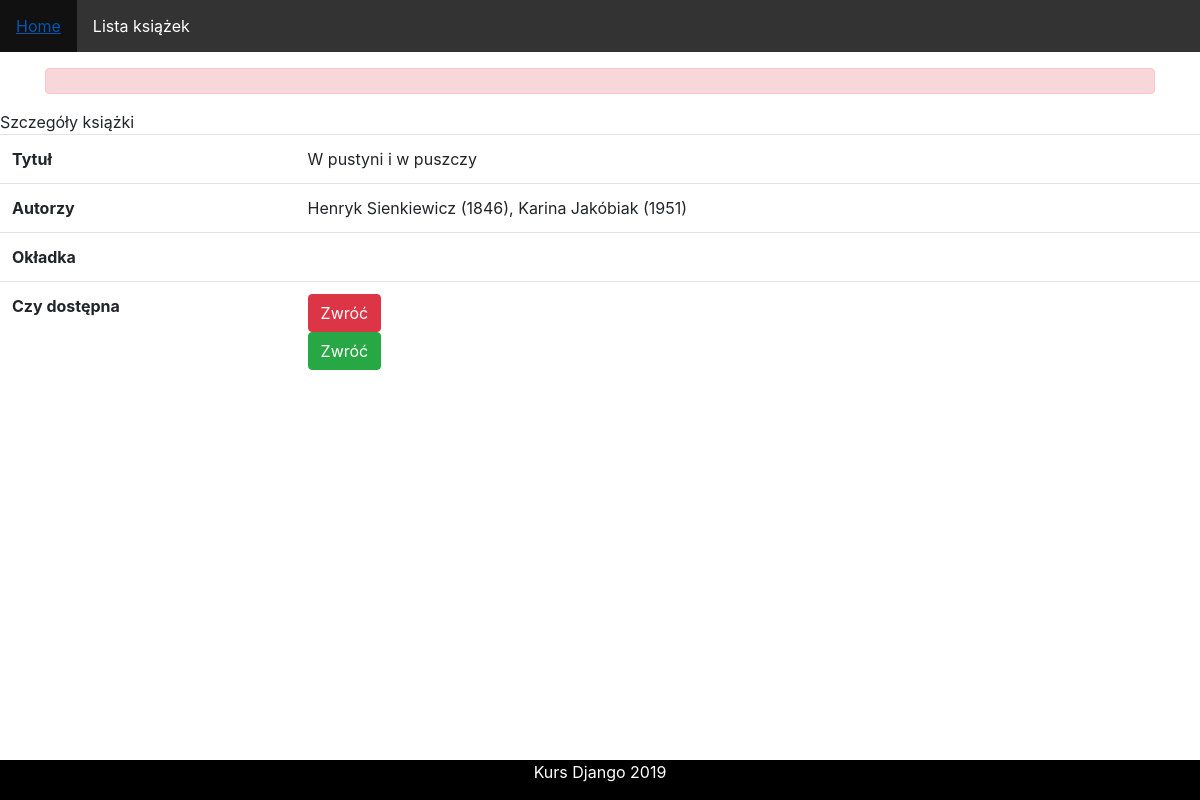
Page /books/2 (signed in) on the committed database.
### books/models.py (models this page shows, shortened)
class TimeStamp(models.Model):
    created = models.DateTimeField(auto_now_add=True)
    modified = models.DateTimeField(auto_now=True)
    class Meta:
        abstract = True

class Book(TimeStamp):
    title = models.CharField(max_length=200)
    ISBN = models.CharField(max_length=30)
    cover_type = models.CharField(choices=COVER_TYPES, default='soft',max_length=30)
    pages = models.IntegerField()
    author = models.ManyToManyField(Author)
    cover_image = models.ImageField(upload_to="covers/%Y/%m/%d", blank=True, null=True)
    description = models.TextField(blank=True, null=True)
    pub_date = models.DateField(blank=True, null=True)
    loan_data = models.DateTimeField(blank=True, null=True, default=timezone.now)
    is_avaiable = models.BooleanField(default=True)
    @property
    def authors(self):
        return ", ".join([str(a) for a in self.author.all()])

class Author(TimeStamp):
    firstname = models.CharField(max_length=200)
    lastname = models.CharField(max_length=200)
    is_in_public_domain  = models.BooleanField(default=False)
    sex = models.CharField(max_length=10,choices=SEX_TYPES,blank=True, null=True)
    birtday = models.DateField(blank=True, null=True)
    biogram = models.TextField(blank=True, null=True)
    photo = models.ImageField(upload_to="authors/%Y/%m/%d", blank=True, null=True)
    def __str__(self):
        return f"{self.firstname} {self.lastname} ({self.birtday.year})"

### books/views.py (the view, shortened to what this page needs)
# urls.py: path("/<int:book_id>", views.book_details, name="details"),
def book_details(request, book_id):
    book = get_object_or_404(Book, pk=book_id)
    context = {'book': book}
    return render(
        request,
        "books/books_details.html",
        context,
    )

### books/templates/books/books_details.html (shortened to what this page needs)
{% extends "books/base.html" %}
{% block content %}
Szczegóły książki
<table class="table ">
    <tr>
    <th>Tytuł</th>
        <td>{{book.title}}</td>
    </tr>
<tr>
    <th>Autorzy</th>
        <td>{{book.authors}}</td>
    </tr>
      <th>Okładka</th>
        <td>
      <th>Czy dostępna</th>
        <td>
            {% if request.user.is_authenticated %}
            <form method="post" action="">
             {% if book.is_avaiable %}
                <input type="submit" name="loan" class="btn btn-danger" value="Wypożycz">
            {% else %}
                <input type="submit" name="loan_back" class="btn btn-danger" value="Zwróć">
            {% endif %}
             </form>
            {% if book.is_avaiable %}
                <a href="{% url 'books:loan' book.id %}" class="btn btn-success">Wypożycz</a>
            {% else %}
                <a href="{% url 'books:loan_back' book.id %}" class="btn btn-success">Zwróć</a>
            {% endif %}
            {% endif %}
    </td>
</table>
{% endblock %}

### rows in the picture
Book: title "W pustyni i w puszczy", authors "Henryk Sienkiewicz (1846), Karina Jakóbiak (1951)"
